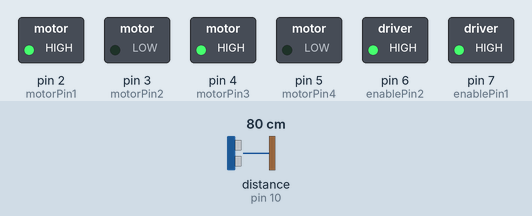
This sketch was run on a simulated Arduino Uno, built with avr-gcc and run on an emulated ATmega328P. Shown: switched loads named in the sketch (green lamp = pin HIGH). Wiring (inferred from the names in the program): ultrasonic range finder: trigger pin 9; echo pin 10. Dashed ring = blinking. Inputs (shaded band) come from the test bench; at power-on: distance to the obstacle (sensor on pin 10) 80 cm. The echo pulse lasts 58.3 µs per cm; pins used as bus, display or sensor lines are not drawn.

Above: at 1.2 s.
1.3 s: distance to the obstacle (sensor on pin 10) set to 13 cm
2.8 s: distance to the obstacle (sensor on pin 10) set to 10 cm
At 3.8 s:
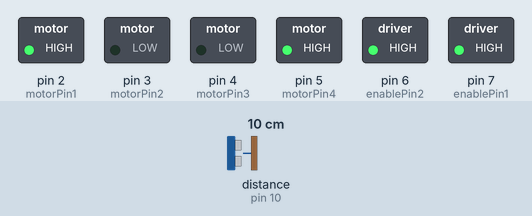
5.8 s: distance to the obstacle (sensor on pin 10) set to 18 cm
At 7.0 s:
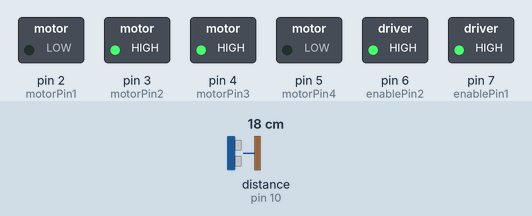
8.7 s: distance to the obstacle (sensor on pin 10) set to 2 cm
At 8.85 s:
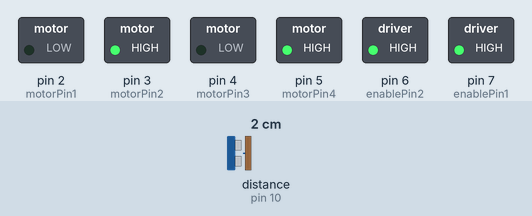
Timing chart, 0 to 12.7 s (numbered marks = the images above; inputs shaded):
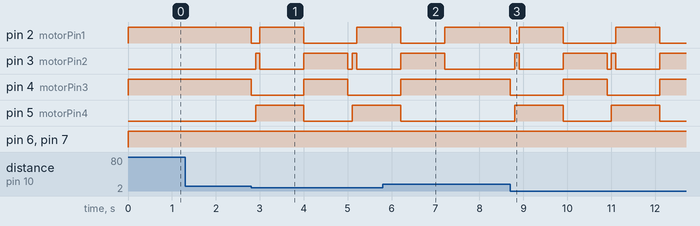

The sketch:

Slave.ino
```cpp
#include <Wire.h>

#define SLAVE_ADDRESS 0x04

const int trigPin = 9;
const int echoPin = 10;
const int motorPin1 = 2; // Motor pin 1
const int motorPin2 = 3; // Motor pin 2
const int motorPin3 = 4; // Motor pin 3
const int motorPin4 = 5; // Motor pin 4
const int enablePin1 = 7; // Enable pin for motor 1,2
const int enablePin2 = 6; // Enable pin for motor 3,4

long duration;
int distance;
bool objectDetected = false;

void setup() {
  Wire.begin(SLAVE_ADDRESS);
  Wire.onRequest(requestEvent);
  pinMode(trigPin, OUTPUT);
  pinMode(echoPin, INPUT);
  pinMode(motorPin1, OUTPUT);
  pinMode(motorPin2, OUTPUT);
  pinMode(motorPin3, OUTPUT);
  pinMode(motorPin4, OUTPUT);
  pinMode(enablePin1, OUTPUT);
  pinMode(enablePin2, OUTPUT);
//  // Initially, keep motors enabled
//  digitalWrite(enablePin1, HIGH);
//  digitalWrite(enablePin2, HIGH);
}

void loop() {
//  if (!objectDetected) {
//    measureDistance();
//    moveForward();
//  } else {
//    stopMotors();
    measureDistance();
    if (distance > 10) {
      moveForward();
    } else {
      stopMotors();
      delay(100);
      moveBackward();
      delay(100);
      moveRight();
      delay(1000);
      moveLeft();
      delay(1000);
    }
  }


void measureDistance() {
  digitalWrite(trigPin, LOW);
  delayMicroseconds(2);
  digitalWrite(trigPin, HIGH);
  delayMicroseconds(10);
  digitalWrite(trigPin, LOW);
  duration = pulseIn(echoPin, HIGH);
  distance = duration * 0.034 / 2;
}

void requestEvent() {
  if (objectDetected) {
    Wire.write(-1); // Signal Raspberry Pi that object is detected
  } else {
    Wire.write(distance);
  }
}

void moveForward() {
  digitalWrite(enablePin1, HIGH);
  digitalWrite(enablePin2, HIGH);
  digitalWrite(motorPin1, HIGH);
  digitalWrite(motorPin2, LOW);
  digitalWrite(motorPin3, HIGH);
  digitalWrite(motorPin4, LOW);
}

void moveBackward() {
  digitalWrite(enablePin1, HIGH);
  digitalWrite(enablePin2, HIGH);
  digitalWrite(motorPin1, LOW);
  digitalWrite(motorPin2, HIGH);
  digitalWrite(motorPin3, LOW);
  digitalWrite(motorPin4, HIGH);
}

void moveLeft() {
  digitalWrite(enablePin1, HIGH);
  digitalWrite(enablePin2, HIGH);
  digitalWrite(motorPin1, LOW);
  digitalWrite(motorPin2, HIGH);
  digitalWrite(motorPin3, HIGH);
  digitalWrite(motorPin4, LOW);
}

void moveRight() {
  digitalWrite(enablePin1, HIGH);
  digitalWrite(enablePin2, HIGH);
  digitalWrite(motorPin1, HIGH);
  digitalWrite(motorPin2, LOW);
  digitalWrite(motorPin3, LOW);
  digitalWrite(motorPin4, HIGH);
}

void stopMotors() {
  digitalWrite(motorPin1, LOW);
  digitalWrite(motorPin2, LOW);
  digitalWrite(motorPin3, LOW);
  digitalWrite(motorPin4, LOW);
}
```

Measured:
- the behaviour switches between 12 and 11 cm on distance to the obstacle (sensor on pin 10) (found by bisection; images 0 and 1)
- after the input at 1.3 s, every drawn part: stays the same
- after the input at 2.8 s, pin 2 (motorPin1): HIGH → LOW at once, → HIGH 0.20 s later, → LOW 1.0 s later, → HIGH 1.2 s later; pin 3 (motorPin2): goes HIGH 0.10 s, LOW 1.0 s, HIGH 1.0 s, LOW 0.10 s, HIGH 0.10 s, then LOW, starting after 0.10 s
- after the input at 5.8 s, pin 3 (motorPin2): goes on until 7.2 s, then stays LOW; pin 4 (motorPin3): goes on until 6.2 s, then stays HIGH; pin 5 (motorPin4): goes on until 6.2 s, then stays LOW
- after the input at 8.7 s, pin 2 (motorPin1): goes LOW 0.20 s, HIGH 1.0 s, LOW 1.2 s, HIGH 1.0 s, then LOW, starting at once; pin 3 (motorPin2): goes HIGH 0.10 s, LOW 1.0 s, HIGH 1.0 s, LOW 0.10 s, HIGH 0.10 s, LOW 1.0 s, then HIGH, starting after 0.10 s
